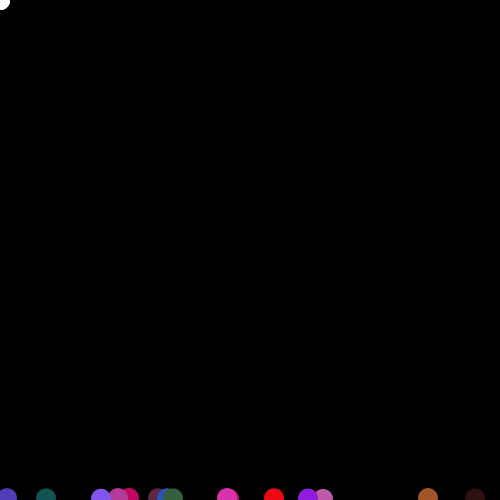
Frame 1 (no input)
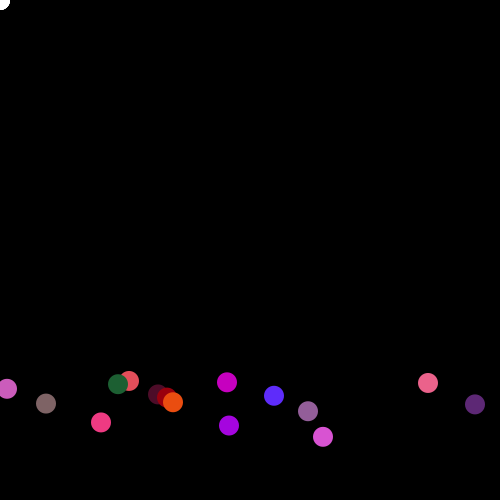
Frame 60 (the mouse pressed at the canvas centre just before this capture)
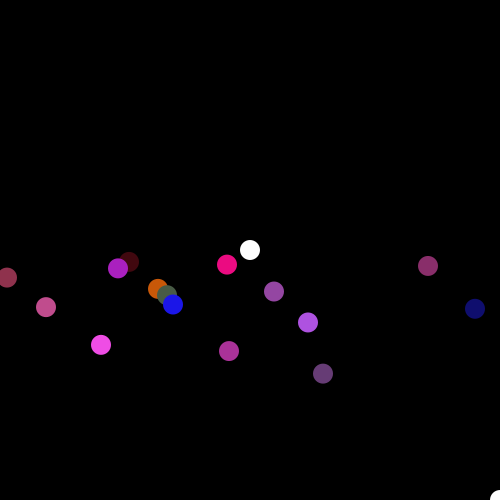
Frame 120 (the mouse held since frame 60 and released just before this capture)

The Processing sketch that drew these frames (run headless with seeded random() and noise(); from frame 60 on, the mouse is pressed at the canvas centre):

// Processing sketch: processing_66956
// ── processing_66956.pde

float[] xPos = new float[5];
float[] yPos = new float[5];

float[] enemyBottomX = new float[15];
float[] enemyBottomY = new float[15];

float[] xVel= new float[15];
float[] yVel= new float[15];

//boolean isalive;


void setup() {
  size(500, 500);

  for (int i = 0; i < 15; i++) {
    enemyBottomX[i]=int(random(0, width));
    enemyBottomY[i]=height;
  }
  for (int i = 0; i < 15; i++) {
    xVel[i] =random(0, 5);
    yVel[i]= random(-2, -1 );
  }
}


void draw() {
  background(0);
  noStroke();
  smooth();

  //enemies to be on the screen again



  for (int i= 0; i<15; i++) {
    enemyBottomY [i]= enemyBottomY [i] + yVel[i];

    if (enemyBottomY[i]< 0) {
      enemyBottomY[i]=height;
    }
  }

  //weapon
  for (int i = 0; i < 5; i++) {
    xPos[i] = i*mouseX + mouseX;
    yPos[i] = i*mouseY + mouseY;
    fill(255,255,255);
    ellipse(xPos[i], yPos[i], 20, 20);
  }
  //enemy  

  for (int i = 0; i < 15; i++) {
    fill(random(255),random(100),random(255));
    ellipse(enemyBottomX[i], enemyBottomY[i], 20, 20);
  }
  
  for (int i=0; i< 5; i++) {
     
    if (dist(xPos[i], yPos[i], enemyBottomX[i], enemyBottomY[i])<=20) {
         //isalive=false;
     
        }
        
  }
}

    
